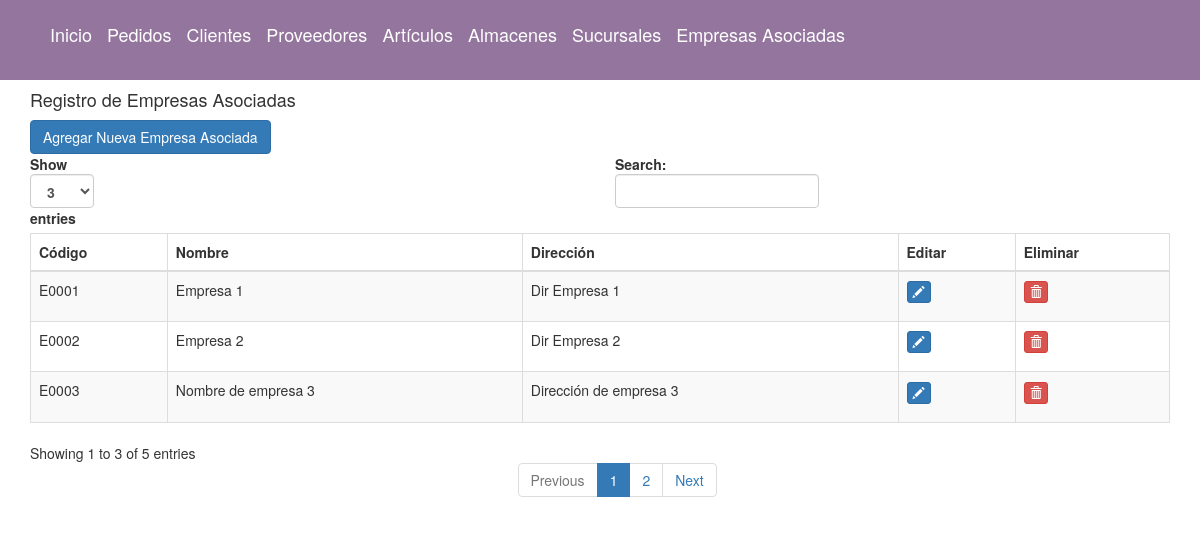
Screenshot of /empresas_asociadas/ with the database file from the repository.
### tiendaElectronicos/Tienda/models.py (models this page shows, shortened)
class EmpresaAsociada(models.Model):
	codigo = models.CharField(max_length=5, primary_key=True)
	nombre = models.CharField(max_length=60)
	direccion = models.CharField(max_length=100, default='')

### tiendaElectronicos/Tienda/views.py (the view)
# urls.py: path('empresas_asociadas/', views.empresas_asociadas, name='empresas_asociadas'),
def empresas_asociadas(request):
	todos_ea = EmpresaAsociada.objects.all()
	contexto = {'empresas_asociadas': todos_ea,}
	return render(request, 'tienda/lista_empresas_asociadas.html', contexto)

### tiendaElectronicos/Tienda/templates/tienda/lista_empresas_asociadas.html (shortened to what this page needs)
{% extends 'base/base.html' %}
{% block content %}
	<div class="col-md-12">
        <h4>Registro de Empresas Asociadas</h4> <span><a href="{% url 'crearempresa_asociada' %}" class="btn btn-primary">Agregar Nueva Empresa Asociada</a></span>
		{% if empresas_asociadas %}
		<div class="table-responsive">
			<table id="bootstrapdatatable" class="table table-striped table-bordered" width="100%">
				<thead>
					<th>Código</th>
					<th>Nombre</th>
					<th>Dirección</th>
					<th>Editar</th>
                	<th>Eliminar</th>
				</thead>
				<tbody>
					{% for ea in empresas_asociadas %}
					<tr>
						<td>{{ea.codigo}}</td>
						<td>{{ea.nombre}}</td>
						<td>{{ea.direccion}}</td>
						<td><p data-placement="top" data-toggle="tooltip" title="Editar"><a href="{% url 'editarempresaasociada' ea.codigo %}" class="btn btn-primary btn-xs" data-title="Editar"><span class="glyphicon glyphicon-pencil"></span></a></p></td>
     					<td><p data-placement="top" data-toggle="tooltip" title="Eliminar"><a href="{% url 'eliminarempresa_asociada' ea.codigo %}" class="btn btn-danger btn-xs" data-title="Eliminar"><span class="glyphicon glyphicon-trash"></span></a></p></td>
   					</tr>
					{% endfor %}
				</tbody>
			</table>
		</div>
		{% else %}
		    <h1>No hay registros de empresas asociadas</h1>
		{% endif %}
	</div>
{% endblock content %}

### rows the page displays
EmpresaAsociada: codigo "E0001", nombre "Empresa 1", direccion "Dir Empresa 1"
EmpresaAsociada: codigo "E0002", nombre "Empresa 2", direccion "Dir Empresa 2"
EmpresaAsociada: codigo "E0003", nombre "Nombre de empresa 3", direccion "Dirección de empresa 3"
